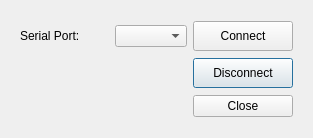
<?xml version="1.0" encoding="UTF-8"?>
<ui version="4.0">
 <class>Dialog</class>
 <widget class="QDialog" name="Dialog">
  <property name="geometry">
   <rect>
    <x>0</x>
    <y>0</y>
    <width>313</width>
    <height>138</height>
   </rect>
  </property>
  <property name="windowTitle">
   <string>Connection Dialog</string>
  </property>
  <layout class="QVBoxLayout" name="verticalLayout">
   <item>
    <widget class="QWidget" name="portWidget" native="true">
     <layout class="QGridLayout" name="gridLayout_14">
      <item row="1" column="3">
       <widget class="QPushButton" name="portDisconnectButton">
        <property name="minimumSize">
         <size>
          <width>100</width>
          <height>30</height>
         </size>
        </property>
        <property name="maximumSize">
         <size>
          <width>100</width>
          <height>30</height>
         </size>
        </property>
        <property name="text">
         <string>Disconnect</string>
        </property>
       </widget>
      </item>
      <item row="0" column="3">
       <widget class="QPushButton" name="portConnectButton">
        <property name="minimumSize">
         <size>
          <width>100</width>
          <height>30</height>
         </size>
        </property>
        <property name="maximumSize">
         <size>
          <width>100</width>
          <height>30</height>
         </size>
        </property>
        <property name="text">
         <string>Connect</string>
        </property>
       </widget>
      </item>
      <item row="0" column="0">
       <widget class="QLabel" name="portLabel">
        <property name="text">
         <string>Serial Port:</string>
        </property>
       </widget>
      </item>
      <item row="1" column="0">
       <spacer name="portHorizontalSpacer">
        <property name="orientation">
         <enum>Qt::Horizontal</enum>
        </property>
        <property name="sizeHint" stdset="0">
         <size>
          <width>60</width>
          <height>20</height>
         </size>
        </property>
       </spacer>
      </item>
      <item row="0" column="1">
       <widget class="QComboBox" name="portComboBox"/>
      </item>
      <item row="2" column="3">
       <widget class="QPushButton" name="closeDlgButton">
        <property name="text">
         <string>Close</string>
        </property>
       </widget>
      </item>
     </layout>
    </widget>
   </item>
  </layout>
 </widget>
 <resources/>
 <connections/>
</ui>
